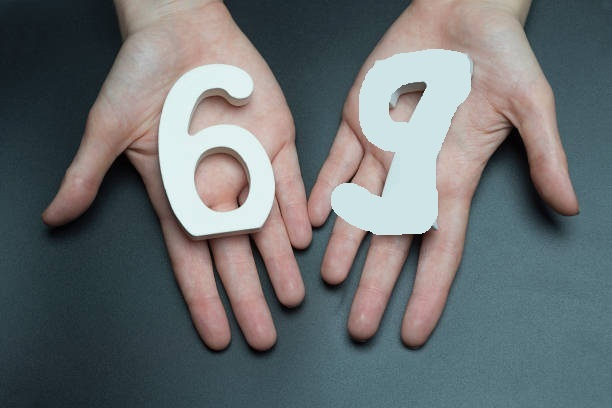
#> input picture COMVIS LAB SESI 04/67.jpg, 612 x 408 px
$ python sesi4.py   (older library calls are emulated)
#> lines starting #> are read from the running program, lines starting #| are printed output that depends on the picture; after the words box and inside, x2 and y2 are one past the last pixel; in counts of white or black regions, pixels touching at a corner belong together
import cv2
import numpy as np
import matplotlib.pyplot as plt


#===========================================================================================
img = cv2.imread("67.jpg")
#> img is the input picture: shape (408, 612, 3); mean B, G, R 112.5, 110.7, 106
img_gray = cv2.cvtColor(img, cv2.COLOR_BGR2GRAY)
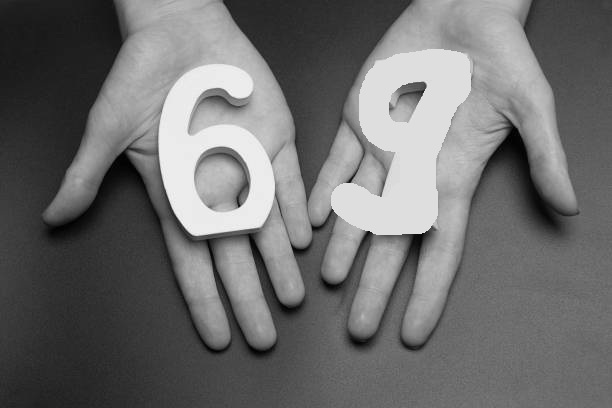
#> img_gray: shape (408, 612); min 0, max 251, mean 109.5

# LAPLACIAN
laplacian = cv2.Laplacian(img_gray, cv2.CV_64F)
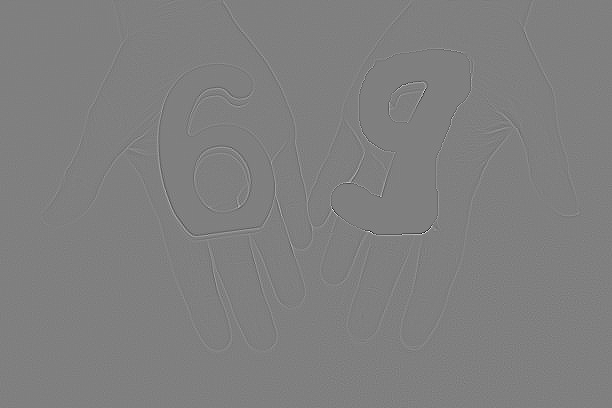
#> laplacian: shape (408, 612) float64; min -425, max 422, mean 0; drawn with min black and max white
laplacian_uint = np.uint8(np.absolute(laplacian))
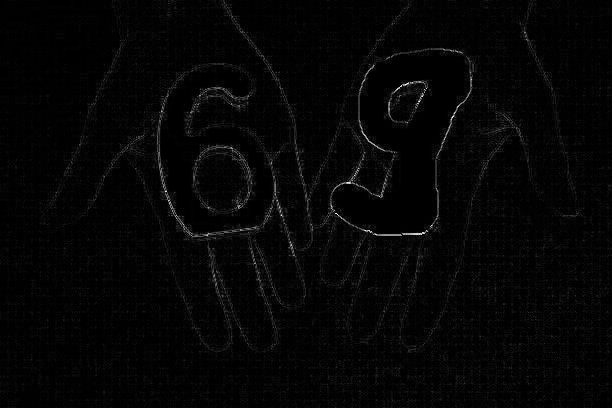
#> laplacian_uint: shape (408, 612); min 0, max 255, mean 5.4
# cv2.imshow("Image", laplacian_uint)
# cv2.waitKey(0)

# SOBEL
sobel_x = cv2.Sobel(img_gray, cv2.CV_64F, 1, 0, ksize=5)
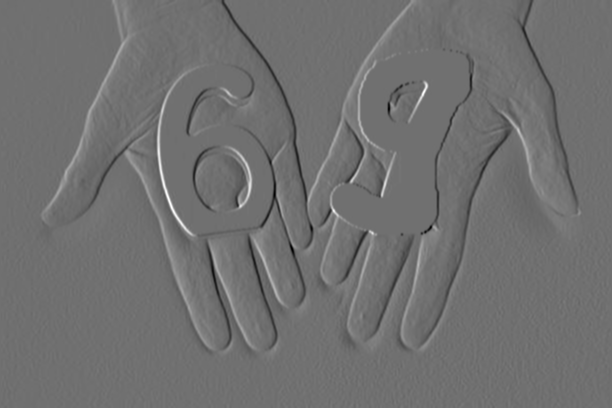
#> sobel_x: shape (408, 612) float64; min -6532, max 8287, mean 9.8; drawn with min black and max white
# cv2.imshow("Image", sobel_x)
# cv2.waitKey(0)
sobel_y = cv2.Sobel(img_gray, cv2.CV_64F, 0, 1, ksize=5)
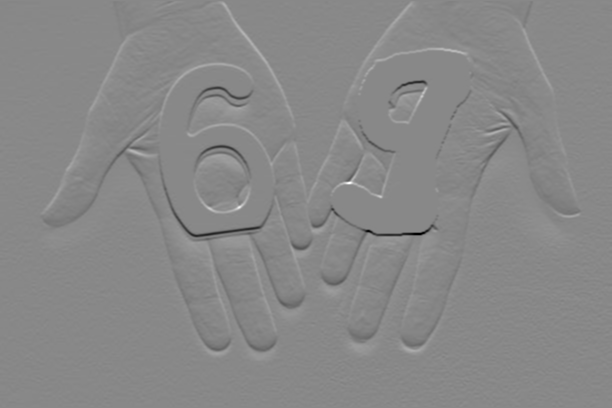
#> sobel_y: shape (408, 612) float64; min -10187, max 8860, mean -1.8; drawn with min black and max white
# cv2.imshow("Image", sobel_y)
# cv2.waitKey(0)
sobel_xy = cv2.Sobel(img_gray, cv2.CV_64F, 1, 1, ksize=5)
# cv2.imshow("Image", sobel_xy)
# cv2.waitKey(0)

# CANNY
canny = cv2.Canny(img_gray, 100, 200)
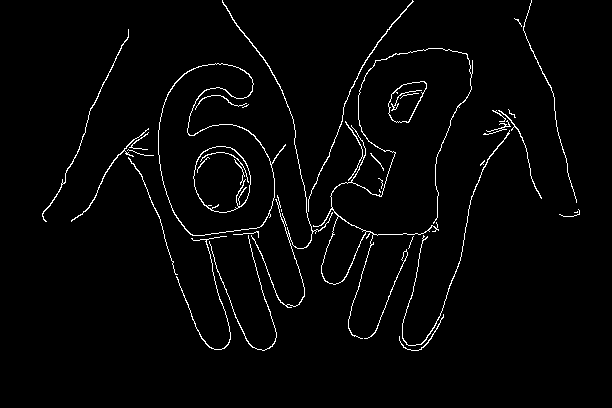
#> canny: shape (408, 612); 2.4% white in thin lines or dots, all inside (x1, y1, x2, y2) = (42, 0, 580, 351)
# cv2.imshow("Sixty Nine", canny)
# cv2.waitKey(0)

images = [
    img_gray, laplacian, laplacian_uint, sobel_x, sobel_y, sobel_xy, canny
]
titles = [
    "Original", "Laplacian", "Laplacian_Uint", "Sobel_x", "Sobel_y", "Sobel_xy", "Canny"
]

plt.figure(figsize=(8, 8))
for i, (curr_image, curr_title) in enumerate(zip(images, titles)):
    plt.subplot(3, 3, (i+1))
    plt.imshow(curr_image, 'gray')
    plt.title(curr_title)
    plt.axis(False)
#> this loop made 7 passes
#> curr_title on passes 1 to 7: 'Original', 'Laplacian', 'Laplacian_Uint', 'Sobel_x', 'Sobel_y', 'Sobel_xy', 'Canny'
plt.show()
